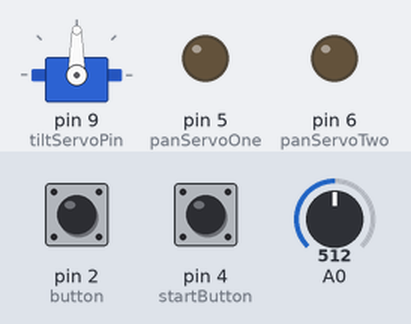
The sketch below on a simulated Arduino Uno, built with avr-gcc and run on an emulated ATmega328P. Shown: servo, output pins drawn as LEDs (lit = HIGH). The inputs (shaded band) are chosen by the test bench; at power-on: pin 4 (startButton) LOW, pin 2 (button) LOW, A0 = 512. What the sketch prints to the serial monitor is not drawn.

Above: at 1.2 s.
1.3 s: pin 4 (startButton) pulled HIGH for 0.15 s
At 2.5 s:
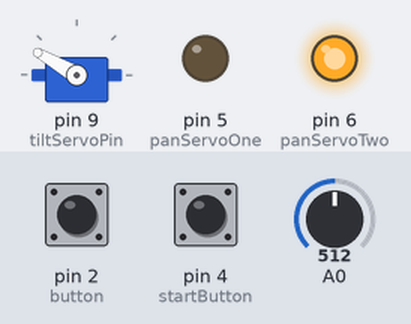
2.9 s: pin 2 (button) pulled HIGH for 0.15 s
4.9 s: pin 2 (button) pulled HIGH for 1 s
At 6.3 s:
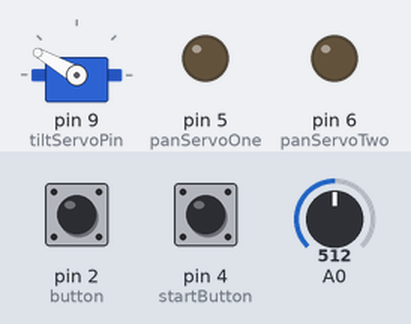
At 7.4 s:
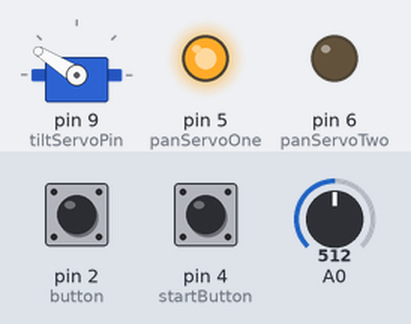
8.1 s: pin 2 (button) pulsed HIGH 2 times (0.12 s each, 0.3 s apart)
11.7 s: A0 set to 900
14.7 s: A0 set to 716
Timing chart, 0 to 17.7 s (numbered marks = the images above; inputs shaded):
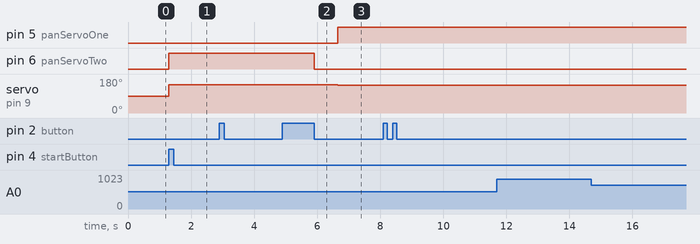

The sketch:

serialSend.ino
```cpp
// Include packages
#include <Arduino.h>
#include <stdint.h>
#include <Servo.h>

// Define constants
#define PC_BAUD 250000
float x2 = -.00015422;
float x1 = .0552;
float b = 32.4954;

// Define serial port
HardwareSerial & pcSer = Serial;

// Define servo
Servo tiltServo;

// Define pin numbers
int button = 2;
int startButton = 4;
int panServoOne = 5;
int panServoTwo = 6;
int tiltServoPin = 9;

// State variables
unsigned long long int currentTime;
unsigned long long int prevTime = 0;
boolean start = 0;
boolean buttonState = 0;
boolean prevButtonState = 0;
boolean dir = 0;
float lastButtonTime = 0.0;
float distance;
int buttonCount = 0;
int phi = 150;

void setup() {
  // Begin serial at refresh rate
  pcSer.begin(PC_BAUD);

  // Define pin modes
  pinMode(startButton, INPUT);
  pinMode(button, INPUT);
  pinMode(panServoOne, OUTPUT);
  pinMode(panServoTwo, OUTPUT);

  // Set servo pin number and starting position
  tiltServo.attach(tiltServoPin);
}

void loop() {
  // Wait for the start button to be pressed before running code
  if (!start) {
    start = digitalRead(startButton);
  }
  // Collect data until phi hits a certain value
  else if (phi >= 110) {
    // Get current time in microseconds
    currentTime = millis() + 1000;

    // Check the state of the button
    buttonState = digitalRead(button);

    // Set the pan servo to spin in the correct direction
    panServo(dir, !dir);

    // Set the tilt servo to the correct position
    tiltServo.write(phi);

    // Collect data or switch directions based on button input
    switch(buttonCount) {
      case 1:
        collectData();
        break;
      case 2:
        panServo(0, 0);
        dir = !dir;
        phi -= 2;
        buttonCount = 0;
        delay(750);
        break;
    }

    // Check for the aluminum foil button to make contact
    if (buttonState == 0 && prevButtonState == 1 && currentTime-lastButtonTime>1000){
        buttonCount ++;
        lastButtonTime = currentTime;
    }

    // Define the previous state of the button
    prevButtonState = buttonState;
  }
  else {
    pcSer.print("This means we are done with serial.");
    delay(10000);
  }
}

void panServo(boolean dir1, boolean dir2) {
  // Takes in 0 or 1 for each parameter and sets servo power
  analogWrite(panServoOne, dir1*255);
  analogWrite(panServoTwo, dir2*255);
}

void collectData() {
  // Read the IR sensor and convert to cm
  distance = analogRead(A0);
  distance = distance*(50/float(1023.0));
  distance = -1.94512951295*distance + 68.33512195;

  // Alternate distance equation based on material of scanned object
  //  distance = sq(distance)*x2 + distance*x1 + b;

  // Push data through serial
  sendToSerial(distance, phi, dir);
}

void sendToSerial(float dist, int p, boolean d) {
  // Send distance, phi, and direction through serial delimited by commas
  pcSer.print(dist, 6);
  pcSer.print(", ");
  pcSer.print(p);
  pcSer.print(", ");
  pcSer.println(d);
}
```

Measured:
- after the input at 1.3 s, pin 6 (panServoTwo): LOW → HIGH at once; servo on pin 9 (tiltServoPin): 90° → 150° at once
- after the input at 4.9 s, pin 5 (panServoOne): LOW → HIGH after 1.8 s; pin 6 (panServoTwo): HIGH → LOW after 1.0 s; servo on pin 9 (tiltServoPin): 150° → 148° after 1.8 s
